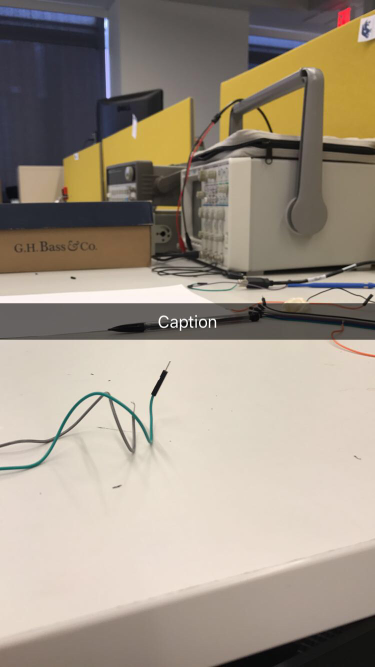
%> input picture desk.jpeg, 750 x 1334 px (shown at 1/2 size)
$ octave main.m   (GNU Octave 9; MATLAB toolbox functions it lacks are replaced by stand-ins)
%> lines starting %> are read from the running program, lines starting %| are printed output that depends on the picture; in (x1, y1, x2, y2) boxes, pixels count from 0 and x2, y2 are one past the last pixel; in counts of white or black regions, pixels touching at a corner belong together; the program's own positions count from 1
%% ECES 435 Snapchat Remove Caption Project
% Matt Giovannucci
% David Tigreros
clc; clear; close all;

%% Project Code
% Simple.pic = imread('Simple.JPG');
Simple.pic = imread('desk.jpeg');
%> Simple.pic is the input picture: size 1334x750x3 uint8; mean R, G, B 159.5, 148.6, 134.7

figure;
subplot(1,2,1);
imshow(Simple.pic);

logfilter = fspecial('log');
Simple.pic_edge = imfilter(Simple.pic,logfilter);

subplot(1,2,2);
Simple.pic_edge_gray = rgb2gray(Simple.pic_edge);
Simple.pic_edge_bw = im2bw(Simple.pic_edge_gray,0.4);
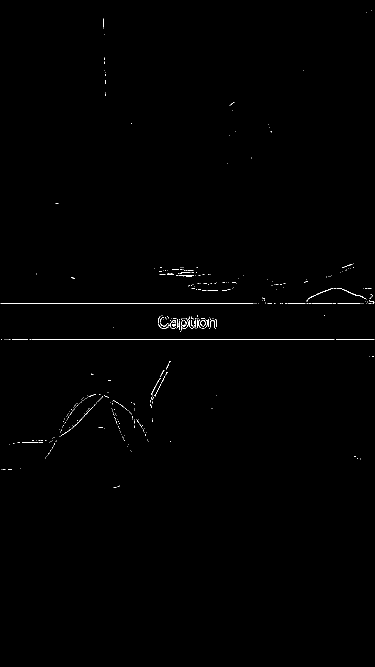
%> Simple.pic_edge_bw: size 1334x750 logical (shown at 1/2 size); 0.35% white in thin lines or dots, all inside (x1, y1, x2, y2) = (1, 20, 749, 976)

% Simple.pic_edge_bw = im2bw(Simple.pic_edge,.2);
imshow(Simple.pic_edge_bw);

%% Houghline Transform
Simple.bw = im2bw(Simple.pic, 0.5);
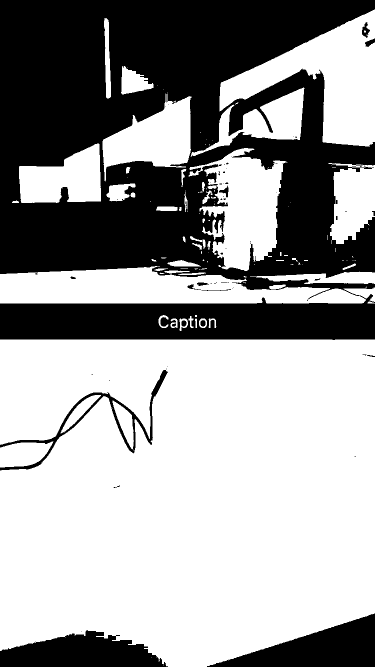
%> Simple.bw: size 1334x750 logical (shown at 1/2 size); 61.5% white; 68 black regions (48 under 20 px), largest, box (x1, y1, x2, y2) and area: (0, 0, 750, 680) 343985, (414, 1226, 750, 1334) 18002, (0, 1260, 336, 1334) 16610
Simple.bw_edge = edge(Simple.bw,'canny');
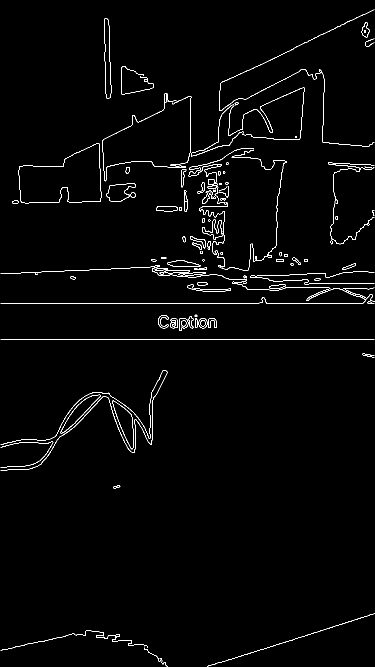
%> Simple.bw_edge: size 1334x750 logical (shown at 1/2 size); 1.6% white in thin lines or dots
[H,T,R] = hough(Simple.bw_edge);
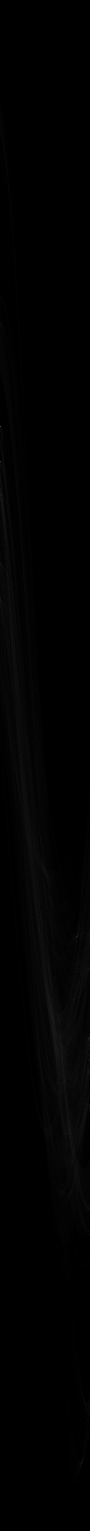
%> H: size 3061x180 double (shown at 1/2 size); min 0, max 729, mean 5.3; drawn with min black and max white
%> T = 180 values from -90 to 89; R = 3061 values from -1530 to 1530

% imshow(H,[],'XData',T,'YData',R,...
%             'InitialMagnification','fit');
% xlabel('\theta'), ylabel('\rho');
% axis on, axis normal, hold on;
%
%
P  = houghpeaks(H,5,'threshold',ceil(0.3*max(H(:))));
%> P = [853 1; 924 1]
x = T(P(:,2)); y = R(P(:,1));
%> after `x = T(P(:,2))`: x = [-90 -90]
%> after `y = R(P(:,1))`: y = [-678 -607]
% plot(x,y,'s','color','white');


lines = houghlines(Simple.bw_edge,T,R,P,'FillGap',5,'MinLength',300);
%> lines = 2 lines; point1 to point2 (x, y): (2, 679) to (658, 679), (2, 608) to (507, 608)
figure; h1 = imshow(Simple.pic); hold on;
max_len = 0;
snaplines_y = [];

for k = 1:length(lines)

    if lines(k).theta ~= -90 % Added this to cancel out and non horizontal lines
       continue;
    end

   xy = [lines(k).point1; lines(k).point2];
    xy(2,1)=750;
    xy(1,1) = 0;
   plot(xy(:,1),xy(:,2),'LineWidth',2,'Color','green');
   snaplines_y(length(snaplines_y)+1) = lines(k).point2(2);

   % [10 lines of commented-out code are left out]
end
%> this loop made 2 passes
%> after the loop, snaplines_y = [679 608]; xy = [0 608; 750 608]
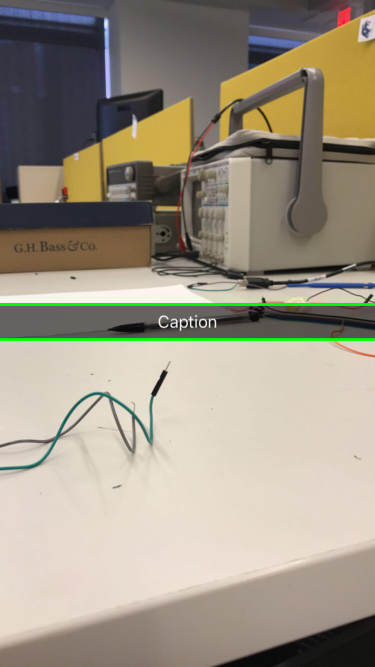
%> figure redrawn from the program's plot data; shown at 1/2 size


Simple.pic_adjusted = Simple.pic;
R_adj = [];
G_adj = [];
B_adj = [];

% Take random pixels from above and below the snap bar and averages them to
% increase the intensity of part with the bar
col_num = ceil(rand(1,5)*size(Simple.pic,2)+1)-1;
row_num = ceil(rand(1,5)*5+1)-1 + snaplines_y(1);
row_num_bar = ceil(rand(1,5)*(abs(diff(snaplines_y)))+1)-1 + snaplines_y(2);


R_adj = Simple.pic(row_num,col_num,1) - Simple.pic(row_num_bar,col_num,1);
%> R_adj = [134 133 136 131 134; 202 141 133 122 180; 161 164 127 121 125; 132 131 171 126 140; 130 133 208 121 164]
G_adj = Simple.pic(row_num,col_num,2) - Simple.pic(row_num_bar,col_num,2);
%> G_adj = [130 128 131 126 129; 181 133 127 117 169; 155 162 123 117 119; 128 128 164 121 133; 132 130 200 117 155]
B_adj = Simple.pic(row_num,col_num,3) - Simple.pic(row_num_bar,col_num,3);
%> B_adj = [119 122 123 118 122; 156 118 117 105 159; 145 149 113 107 110; 119 121 153 113 128; 121 123 187 107 147]

R_adj_scale = round(mean(R_adj));
%> R_adj_scale = [152 140 155 124 149]
R_adj_scale = round(mean(R_adj_scale)); % I Had to do all these twice for it
%> R_adj_scale = 144
G_adj_scale = round(mean(G_adj));       % to actually take the mean idk why.
%> G_adj_scale = [145 136 149 120 141]
G_adj_scale = round(mean(G_adj_scale));
%> G_adj_scale = 138
B_adj_scale = round(mean(B_adj));
%> B_adj_scale = [132 127 139 110 133]
B_adj_scale = round(mean(B_adj_scale));
%> B_adj_scale = 128


for t = snaplines_y(2):snaplines_y(1)
    if t == snaplines_y(2) || t == snaplines_y(1) % The borders of the bar aren't faded as much
        Simple.pic_adjusted(t,:,1) = Simple.pic(t,:,1) + round(R_adj_scale/2);
        Simple.pic_adjusted(t,:,2) = Simple.pic(t,:,2) + round(G_adj_scale/2);
        Simple.pic_adjusted(t,:,3) = Simple.pic(t,:,3) + round(B_adj_scale/2);
        continue;
    end
    Simple.pic_adjusted(t,:,1) = Simple.pic(t,:,1) + R_adj_scale;
    Simple.pic_adjusted(t,:,2) = Simple.pic(t,:,2) + G_adj_scale;
    Simple.pic_adjusted(t,:,3) = Simple.pic(t,:,3) + B_adj_scale;
end
%> this loop made 72 passes

figure; % Plot adjusted picture
imshow(Simple.pic_adjusted);
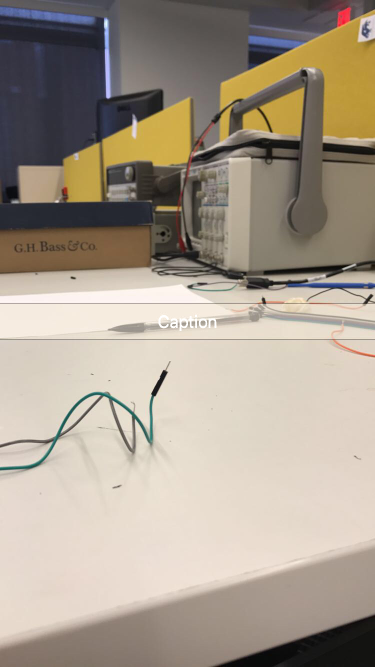
%> displayed picture: size 1334x750x3, on the screen's scale of 0 to 255 (shown at 1/2 size); mean R, G, B 167, 155.9, 141.4
title('Adjusted Picture to try and take care of the caption Bar');

%% Identifying the text

% Focus on textbox area
box_width = snaplines_y(1) - snaplines_y(2);
%> box_width = 71
snap_box = imcrop(Simple.pic_adjusted,[0 snaplines_y(2) 750 box_width]);


I = rgb2gray(snap_box);
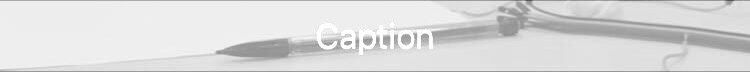
%> I: size 72x750 uint8; min 77, max 255, mean 218.6

% Detect MSER regions.
%> (the run ends here)

$ run again, with Simple.JPG copied over desk.jpeg
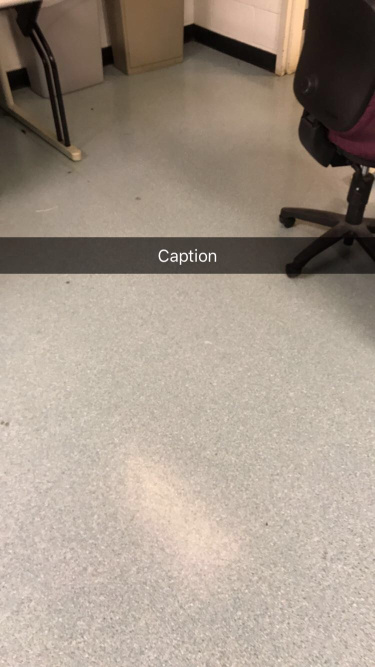
%> input picture Simple.JPG, 750 x 1334 px (shown at 1/2 size)
%> Simple.pic is the input picture: size 1334x750x3 uint8; mean R, G, B 162.1, 148.6, 135.5
%> Simple.pic_edge_bw: size 1334x750 logical; 0.09% white in thin lines or dots, all inside (x1, y1, x2, y2) = (32, 334, 745, 1272)
%> Simple.bw: size 1334x750 logical; 72.4% white; 108 black regions (97 under 20 px), largest, box (x1, y1, x2, y2) and area: (0, 0, 750, 658) 273739, (568, 303, 618, 384) 1447, (401, 508, 411, 521) 107
%> Simple.bw_edge: size 1334x750 logical; 0.74% white in thin lines or dots, all inside (x1, y1, x2, y2) = (1, 1, 749, 1051)
%> T = 180 values from -90 to 89; R = 3061 values from -1530 to 1530
%> P = [984 1; 1057 1]
%> x = [-90 -90]
%> y = [-547 -474]
%> lines = 2 lines; point1 to point2 (x, y): (2, 548) to (564, 548), (2, 475) to (551, 475)
%> the loop `for k = 1:length(lines)` made 2 passes
%> after the loop `for k = 1:length(lines)`: snaplines_y = [548 475]; xy = [0 475; 750 475]
%> after the loop `for k = 1:length(lines)`:
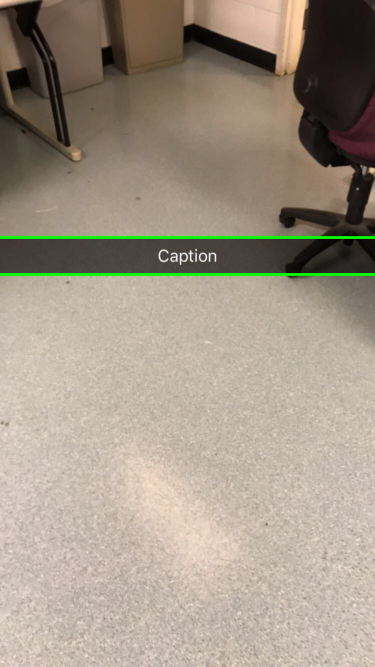
%> figure redrawn from the program's plot data; shown at 1/2 size
%> R_adj = [86 99 105 122 114; 73 94 116 125 124; 94 96 110 132 120; 79 101 104 123 118; 70 99 108 125 5]
%> G_adj = [84 94 98 113 107; 71 88 108 117 115; 92 89 106 127 116; 77 96 97 114 111; 67 92 101 118 0]
%> B_adj = [73 86 88 106 97; 60 78 96 107 102; 83 83 97 121 107; 66 88 87 107 101; 58 85 89 111 0]
%> `R_adj_scale = round(mean(R_adj));`: R_adj_scale = [80 98 109 125 96]
%> `R_adj_scale = round(mean(R_adj_scale));`: R_adj_scale = 102
%> `G_adj_scale = round(mean(G_adj));`: G_adj_scale = [78 92 102 118 90]
%> `G_adj_scale = round(mean(G_adj_scale));`: G_adj_scale = 96
%> `B_adj_scale = round(mean(B_adj));`: B_adj_scale = [68 84 91 110 81]
%> `B_adj_scale = round(mean(B_adj_scale));`: B_adj_scale = 87
%> the loop `for t = snaplines_y(2):snaplines_y(1)` made 74 passes
%> box_width = 73
%> `snap_box = imcrop(Simple.pic_adjusted,[0 snaplines_y(2) 750 box_width]);`:
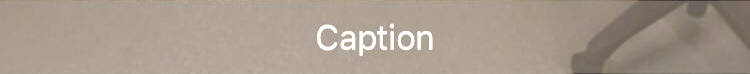
%> snap_box: size 74x750x3 uint8; mean R, G, B 166.3, 154.8, 140.7
